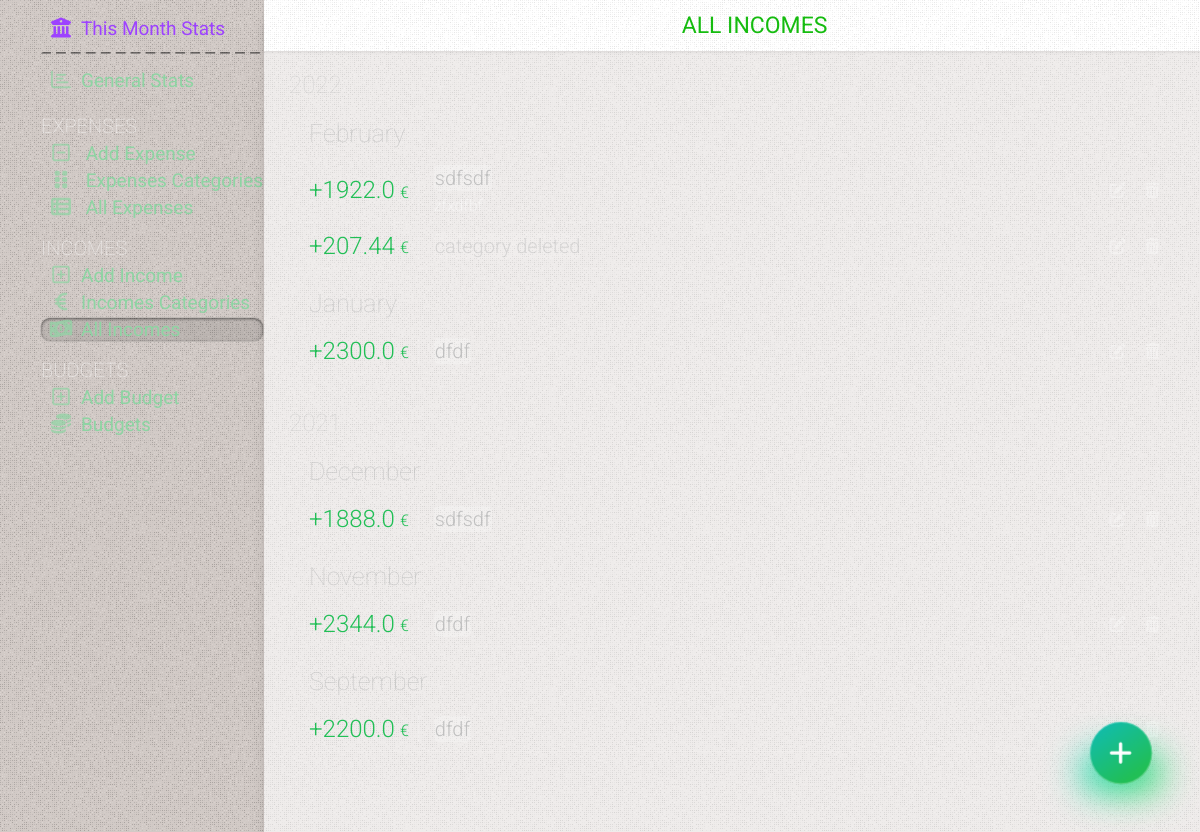
/incomes, run on an earlier commit of the app's database.
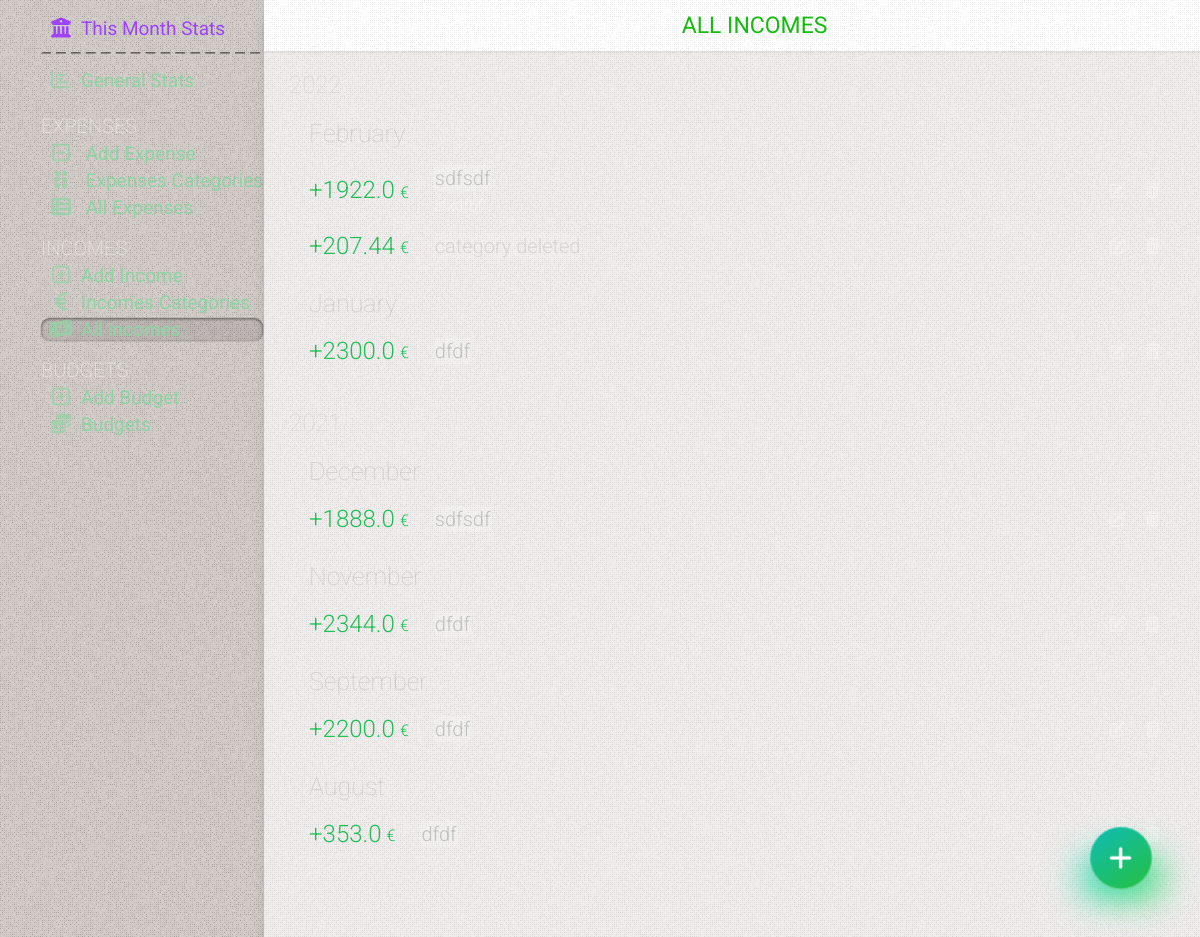
And on a later commit of the database.
### tables this page shows
CREATE TABLE incomes
(
    id       INTEGER PRIMARY KEY AUTOINCREMENT,
    date     TIMESTAMP NOT NULL DEFAULT CURRENT_TIMESTAMP,
    amount   REAL      NOT NULL,
    category INTEGER   NOT NULL,
    comment  TEXT

);

CREATE TABLE categories_income
(
    id         INTEGER PRIMARY KEY AUTOINCREMENT,
    name       TEXT NOT NULL,
    primordial TEXT DEFAULT NULL,
    state      TEXT DEFAULT false
);

### app.py (the view)
@app.route('/incomes')
def incomes():
    conn = get_db_connection()
    incomes = conn.execute(
        'SELECT incomes.id, strftime("%m", date) as month, strftime("%Y", date) as year, amount, categories_income.name as category, comment  FROM incomes LEFT JOIN categories_income on categories_income.id = incomes.category').fetchall()
    conn.close()
    return render_template('incomes.html', title='All incomes', gradient='text-gradient-green', incomes=incomes)

### app.py (called while the page is built)
def get_db_connection():
    conn = sqlite3.connect('static/database.db')
    conn.row_factory = sqlite3.Row
    return conn

@app.template_filter('month_name')
def month_name(month_number):
    return calendar.month_name[month_number]

### templates/incomes.html (shortened to what this page needs)
{% extends 'base.html' %} {% block content %}
	<div class="page_title {{ gradient }}" >
		<span >{% block title %} {{ title }} {% endblock %}</span >
	</div >
	<div class="content flex flex-col gap-15" >
		{% if incomes|length == 0 %}
			<div class="no-results mt-50" >You have not added any income yet. Click on (+) to add</div >
		{% else %}
			<div class="cards  relative" >
				{% for key, list in incomes|groupby('year')|sort(attribute='0', reverse=True) %}
					<div class="ml-10 cards-day" >{{ key }} </div >
					{% for key2, list2 in list|groupby('month')|sort(attribute='0', reverse=True) %}
						<div class=" subtitle2 mt-20" >{{ key2|int|month_name }} </div >
						{% for id, month, year, amount, category, comment in list2 %}
							<div class="card flex items-center relative overflow-hidden flex-wrap  card-income " >
								<div class="flex items-center w-full" >
									<div class="card-info flex flex-1" >
										<div class="flex flex-1" >
											<span class="card-amount flex items-center" >  {{ amount }} <span >&euro;</span > </span >
											<div class="flex flex-col justify-center ml-15" >
												<div class="flex items-center" >
													<span class="{{ color }} card-category {% if category == None %}category-deleted{% endif %}" >
														{% if category == None %}{% set category = 'category deleted' %}{% endif %}
														{{ category }}  </span >
												</div >
												{% if (comment != '') and (comment !=None) %}
													<span class="block mt-5 card-comment" >  {{ comment }} </span >
												{% endif %}
											</div >
										</div >
										<div class="card-btns  flex items-center flex-shrink-0 ml-auto" >
											<a href="/income-edit/{{ id }}" class="btn-ac" >
												<i class="fa-solid fa-pen-to-square" ></i >
											</a >
											<a href="/delete-income/{{ id }}" class="btn-ac" onclick="return confirm('Delete this income?')" ><i
													class="fa-solid fa-trash-can" ></i ></a >
										</div >
									</div >
								</div >
							</div >
						{% endfor %}
					{% endfor %}
				{% endfor %}
			</div >
		{% endif %}
	</div >
{% endblock %}

### templates/base.html (shortened to what this page needs)
<!DOCTYPE html>
<html lang="en" class="dark-theme" >
<head >
	<link rel="stylesheet" href="{{ url_for('static', filename= 'css/splide.min.css') }}" />
	<link rel="stylesheet" href="https://cdnjs.cloudflare.com/ajax/libs/font-awesome/6.0.0-beta3/css/all.min.css" />
	<link rel="stylesheet" href="{{ url_for('static', filename= 'css/mmenu.css') }}" />
	<link rel="stylesheet" href="{{ url_for('static', filename= 'css/styles.css') }}" />
</head >
<body class="w-full flex flex-col" >
<div class="flex container w-full h-full flex-1" >
	<nav id="menu" >
		<ul class="list-menu" >
			<li {% if request.path == '/' %} class="active" {% endif %}>
				<a href="{{ url_for('index') }}" class="home-link" ><i class="fa-solid fa-bank" ></i >This Month Stats</a >
			</li >
			<li class="home-link-divider" ></li >
			<li class="list-stats {% if request.path == '/stats' %} active {% endif %}" ><a href="{{ url_for('stats') }}" ><i
					class="fa-regular fa-chart-bar" ></i >General Stats</a >
			</li >
			<li class="list-title mt-20" ><span >Expenses</span >
			<li class="list-expense {% if request.path == '/add' %} active {% endif %}" ><a href="{{ url_for('add') }}" >
				<i class="fa fa-regular fa-square-minus" ></i >
				Add Expense</a >
			</li >
			<li class="list-expense {% if request.path == '/categories' or title == 'Edit Category' or title == 'Edit Subcategory' %} active {% endif %}" >
				<a href="{{ url_for('categories') }}" >
					<i class="fa fa-grip-vertical" ></i >
					Expenses Categories</a >
			</li >
			<li class="list-expense {% if request.path == '/all-expenses' or title == 'Edit Expense' %} active {% endif %}" >
				<a href="{{ url_for('all_expenses') }}" >
					<i class="fa fa-solid fa-table-list" ></i >
					All Expenses</a >
			</li >
			<li class="list-title" ><span >Incomes</span >
			<li class="list-income {% if request.path == '/add_income' %} active {% endif %}" ><a
					href="{{ url_for('add_income') }}" ><i class="fa fa-regular fa-square-plus" ></i >Add
																																														Income</a >
			</li >
			<li class="list-income {% if request.path == '/categories_income' or title == 'Edit Category Income' %} active {% endif %}" >
				<a href="{{ url_for('categories_income') }}" ><i class="fa fa-solid fa-euro-sign" ></i >Incomes
																																																Categories</a >
			</li >
			<li class="list-income {% if request.path == '/incomes' or title == 'Edit Income' %} active {% endif %}" ><a
					href="{{ url_for('incomes') }}" ><i class="fa fa-solid fa-money-bill-1-wave" ></i >All
																																														 Incomes</a >
			</li >
			<li class="list-title" ><span >Budgets</span >
			<li class="list-budget {% if request.path == '/add_budget' %} active {% endif %}" ><a
					href="{{ url_for('add_budget') }}" ><i class="fa fa-regular fa-square-plus" ></i >Add
																																														Budget</a >
			</li >
			<li class="list-budget {% if request.path == '/budgets' or title == 'Edit Budget' %} active {% endif %}" ><a
					href="{{ url_for('budgets') }}" ><i class="fa-solid fa-coins" ></i >Budgets</a ></li >
		</ul >
	</nav >
	<div class="right-container overflow--hidden flex-1 " >
		{% block content %} {% endblock %}
	</div >
</div >
{% if request.path == '/' or request.path == '/all-expenses' %}
	<a href="/add" class="fancy-button  bg-gradient-red add" ><span ><i class="fa-solid fa-plus" ></i ></span ></a >
{% elif request.path == '/incomes' %}
	<a href="/add_income" class="fancy-button  bg-gradient-green add" ><span ><i
			class="fa-solid fa-plus" ></i ></span ></a >
{% endif %}
<link rel="stylesheet" href="https://cdn.jsdelivr.net/npm/flatpickr/dist/flatpickr.min.css" >
</body >
</html >

### static/css/mmenu.css (style rules this page uses)
:root { --mm-line-height: 20px; --mm-listitem-size: 38px; --mm-navbar-size: 44px; --mm-offset-top: 0; --mm-offset-right: 0; --mm-offset-bottom: 0; --mm-offset-left: 0; --mm-color-border: rgba(0, 0, 0, 0.1); --mm-color-button: rgba(0, 0, 0, 0.3); --mm-color-text: rgba(0, 0, 0, 0.75); --mm-color-text-dimmed: rgba(0, 0, 0, 0.3); --mm-color-background: #f3f3f3; --mm-color-background-highlight: rgba(0, 0, 0, 0.05); --mm-color-background-emphasis: rgba(255, 255, 255, 0.4); --mm-shadow: 0 0 10px rgba(0, 0, 0, 0.3) }
:root { --mm-iconbar-size: 50px }
:root { --mm-iconpanel-size: 50px }
:root { --mm-sidebar-collapsed-size: 50px; --mm-sidebar-expanded-size: 440px }

What changed in the data, as far as the page shows it:
added incomes: amount "353.0", name "dfdf", shown under "August"
Also different on the page:
new list line: "August"
